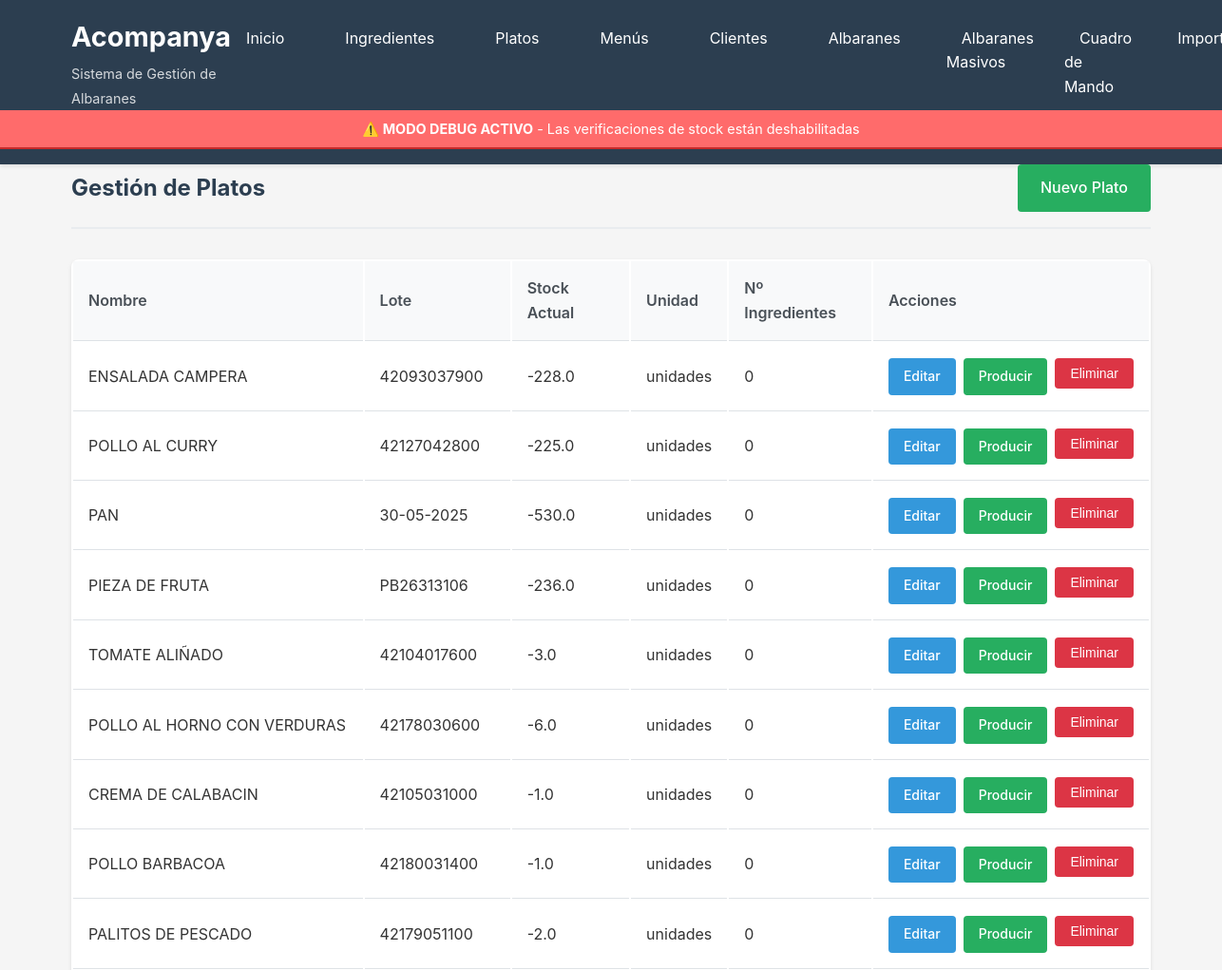
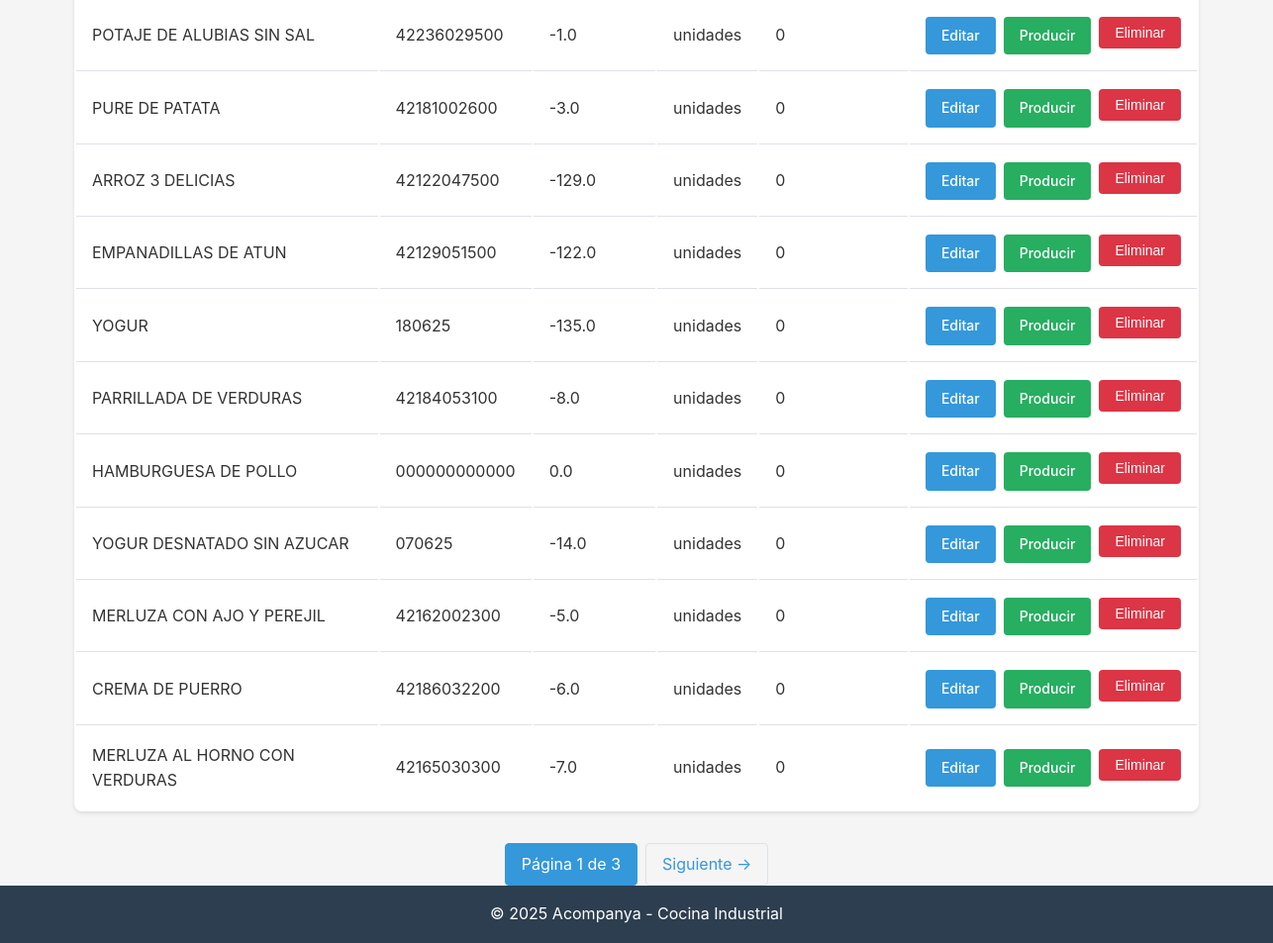
The page /platos/ on the database as committed earlier (2 pictures, top to bottom).
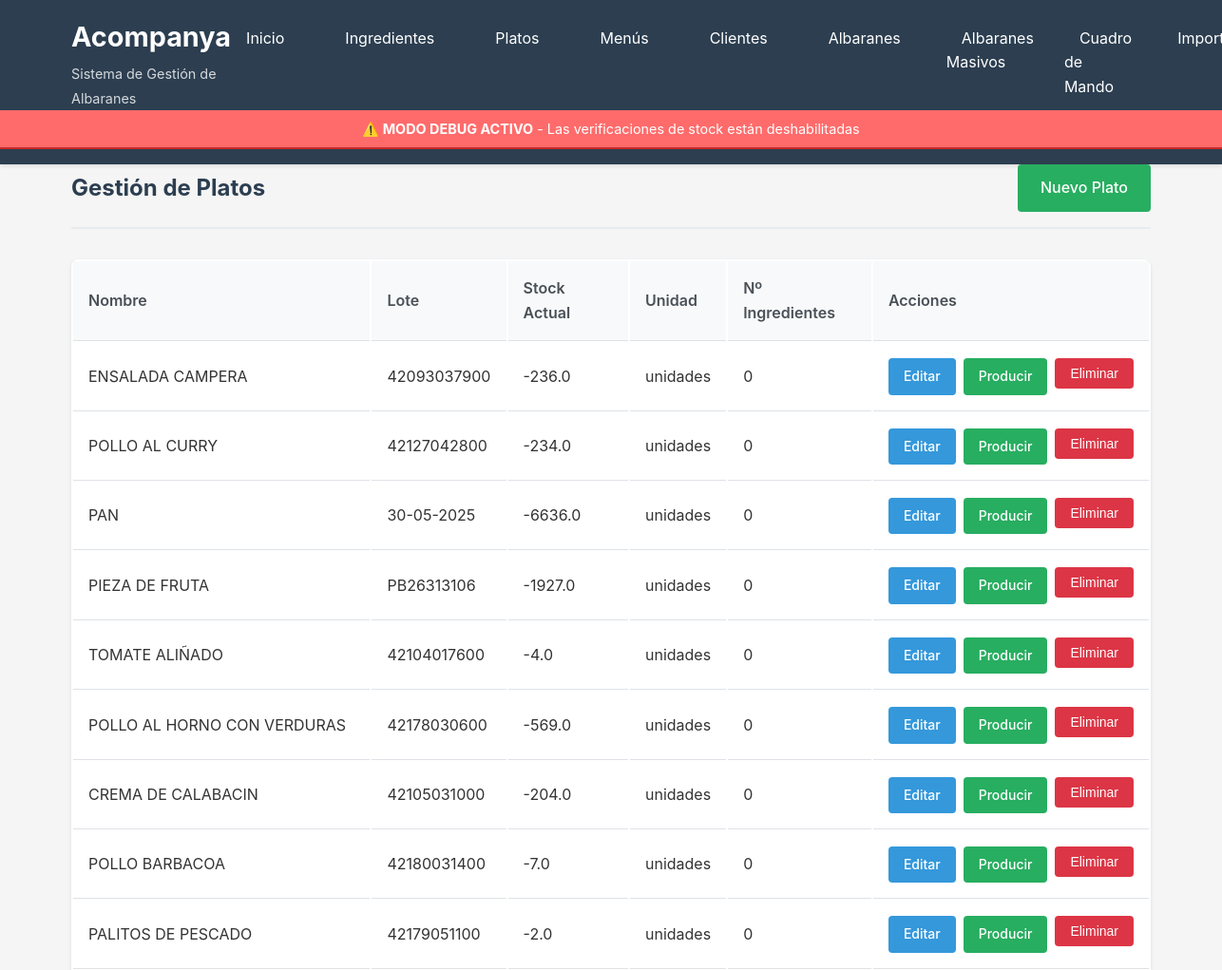
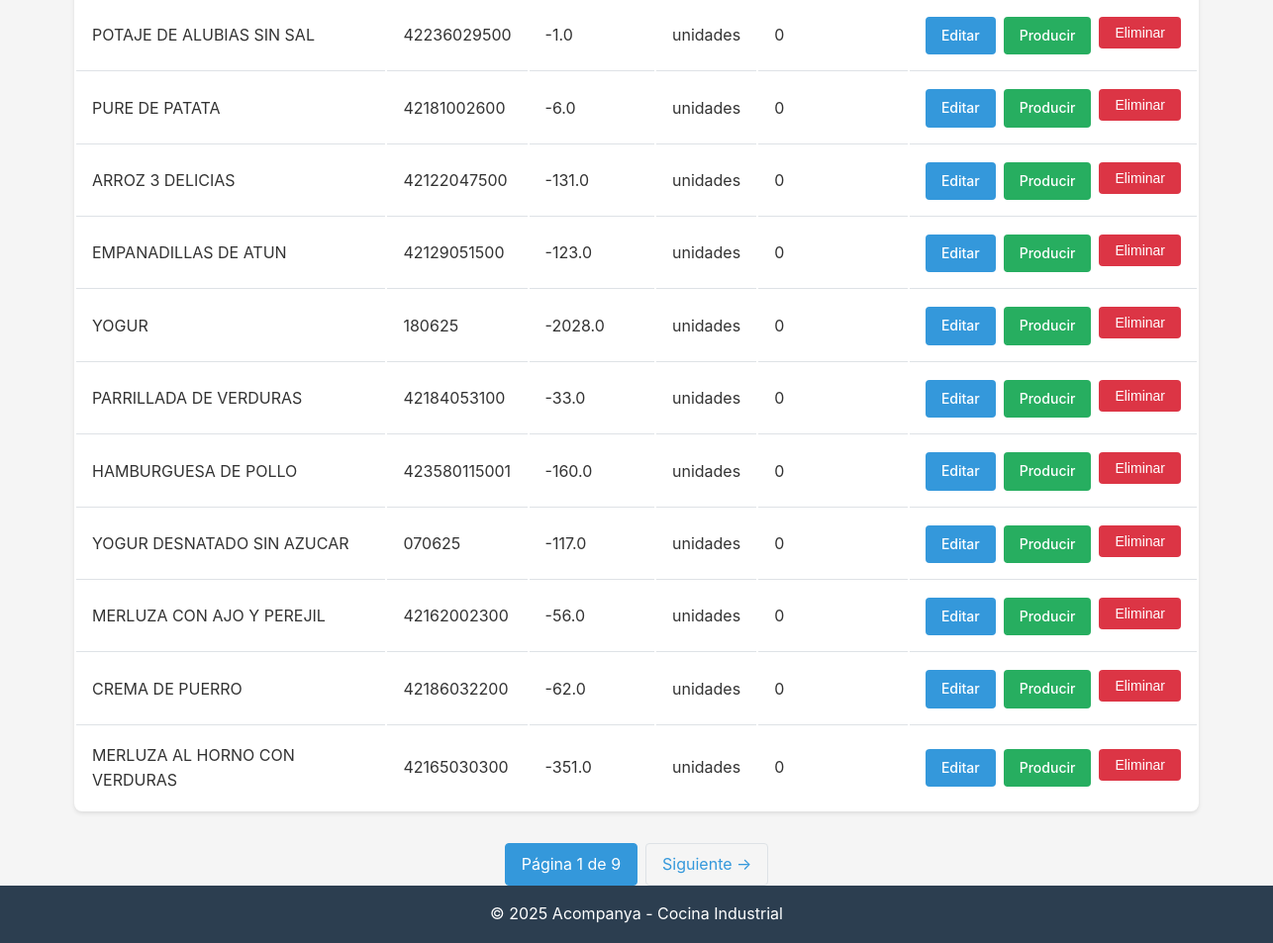
The same page on the database as committed later (2 pictures, top to bottom).
### database/models.py (models this page shows, shortened)
class Plato(db.Model):
    __tablename__ = 'platos'
    id = db.Column(db.Integer, primary_key=True)
    nombre = db.Column(db.String(200), nullable=False)
    lote_propio = db.Column(db.String(100), nullable=True)
    stock_actual = db.Column(db.Float, nullable=False, default=0)
    unidad = db.Column(db.String(50), nullable=False, default='unidades')
    created_at = db.Column(db.DateTime, default=datetime.utcnow)
    updated_at = db.Column(db.DateTime, default=datetime.utcnow, onupdate=datetime.utcnow)
    ingredientes = db.relationship('Ingrediente', secondary=platos_ingredientes, backref='platos')
    movimientos = db.relationship('MovimientoStock',
                                 primaryjoin="and_(MovimientoStock.entidad_tipo=='plato', "
                                           "MovimientoStock.entidad_id==Plato.id)",
                                 foreign_keys='MovimientoStock.entidad_id',
                                 backref='plato_ref',
                                 lazy='dynamic',
                                 overlaps="ingrediente_ref,movimientos")
    detalles_albaran = db.relationship('AlbaranDetalle', backref='plato', lazy='dynamic')

### routes/platos.py (the view)
@platos_bp.route('/')
def listar():
    page = request.args.get('page', 1, type=int)
    platos = Plato.query.paginate(page=page, per_page=20, error_out=False)
    return render_template('platos/listar.html', platos=platos)

### templates/platos/listar.html (shortened to what this page needs)
{% extends "base.html" %}
{% block content %}
<div class="page-header">
    <h2>Gestión de Platos</h2>
    <a href="{{ url_for('platos.nuevo') }}" class="btn btn-success">Nuevo Plato</a>
</div>
<table class="table">
    <thead>
        <tr>
            <th>Nombre</th>
            <th>Lote</th>
            <th>Stock Actual</th>
            <th>Unidad</th>
            <th>Nº Ingredientes</th>
            <th>Acciones</th>
        </tr>
    </thead>
    <tbody>
        {% for plato in platos.items %}
        <tr>
            <td>{{ plato.nombre }}</td>
            <td>{{ plato.lote_propio or '-' }}</td>
            <td>{{ plato.stock_actual }}</td>
            <td>{{ plato.unidad }}</td>
            <td>{{ plato.ingredientes|length }}</td>
            <td>
                <div class="action-group">
                    <a href="{{ url_for('platos.editar', id=plato.id) }}" class="btn btn-sm btn-primary">Editar</a>
                    <a href="{{ url_for('platos.producir', id=plato.id) }}" class="btn btn-sm btn-success">Producir</a>
                    <form action="{{ url_for('platos.eliminar', id=plato.id) }}" method="POST" style="display: inline;" onsubmit="return confirmDelete('¿Eliminar este plato?')">
                        <button type="submit" class="btn btn-sm btn-danger">Eliminar</button>
                    </form>
                </div>
            </td>
        </tr>
        {% endfor %}
    </tbody>
</table>
{% if platos.has_prev or platos.has_next %}
<div class="pagination">
    <span class="active">Página {{ platos.page }} de {{ platos.pages }}</span>
    {% if platos.has_next %}
        <a href="{{ url_for('platos.listar', page=platos.next_num) }}">Siguiente →</a>
    {% endif %}
</div>
{% endif %}
{% endblock %}

### templates/base.html (shortened to what this page needs)
<!DOCTYPE html>
<html lang="es">
<head>
    <link rel="stylesheet" href="{{ url_for('static', filename='css/style.css') }}">
</head>
<body>
    <header>
        <nav class="navbar">
            <div class="nav-brand">
                <h1>Acompanya</h1>
                <span class="subtitle">Sistema de Gestión de Albaranes</span>
            </div>
            <ul class="nav-menu">
                <li><a href="{{ url_for('index') }}">Inicio</a></li>
                <li><a href="{{ url_for('ingredientes.listar') }}">Ingredientes</a></li>
                <li><a href="{{ url_for('platos.listar') }}">Platos</a></li>
                <li><a href="{{ url_for('menus.listar') }}">Menús</a></li>
                <li><a href="{{ url_for('clientes.listar') }}">Clientes</a></li>
                <li><a href="{{ url_for('albaranes.listar') }}">Albaranes</a></li>
                <li><a href="{{ url_for('albaranes_masivos.index') }}">Albaranes Masivos</a></li>
                <li><a href="{{ url_for('cuadro_mando.index') }}">Cuadro de Mando</a></li>
                <li><a href="{{ url_for('importar.index') }}">Importar</a></li>
            </ul>
        </nav>
        {% if config.DEBUG_MODE %}
        <div class="debug-mode-banner">
            <strong>⚠️ MODO DEBUG ACTIVO</strong> - Las verificaciones de stock están deshabilitadas
        </div>
        {% endif %}
    </header>
    <main class="container">
        {% block content %}{% endblock %}
    </main>
    <footer>
        <p>&copy; 2025 Acompanya - Cocina Industrial</p>
    </footer>
</body>
</html>

### static/css/style.css (style rules this page uses)
* { margin: 0; padding: 0; box-sizing: border-box; }
body { font-family: -apple-system, BlinkMacSystemFont, 'Segoe UI', Roboto, 'Helvetica Neue', Arial, sans-serif; line-height: 1.6; color: #333; background-color: #f5f5f5; min-height: 100vh; display: flex; flex-direction: column; }
header { background-color: #2c3e50; color: white; padding: 1rem 0; box-shadow: 0 2px 4px rgba(0,0,0,0.1); }
.debug-mode-banner { background-color: #ff6b6b; color: white; padding: 0.5rem; text-align: center; font-size: 0.9rem; border-bottom: 2px solid #c92a2a; }
.navbar { max-width: 1200px; margin: 0 auto; padding: 0 2rem; display: flex; justify-content: space-between; align-items: center; }
.nav-brand h1 { font-size: 1.8rem; margin-bottom: 0.2rem; }
.nav-brand .subtitle { font-size: 0.9rem; opacity: 0.8; }
.nav-menu { display: flex; list-style: none; gap: 2rem; }
.nav-menu a { color: white; text-decoration: none; padding: 0.5rem 1rem; border-radius: 4px; transition: background-color 0.3s; }
main { flex: 1; padding: 2rem 0; }
.container { max-width: 1200px; margin: 0 auto; padding: 0 2rem; }
.btn { display: inline-block; padding: 0.75rem 1.5rem; text-decoration: none; border-radius: 4px; font-weight: 500; transition: all 0.3s; border: none; cursor: pointer; text-align: center; }
.btn-primary { background-color: #3498db; color: white; }
.btn-success { background-color: #27ae60; color: white; }
.btn-danger { background-color: #dc3545; color: white; }
.btn-sm { padding: 0.5rem 1rem; font-size: 0.875rem; }
.table { width: 100%; background: white; border-radius: 8px; overflow: hidden; box-shadow: 0 2px 4px rgba(0,0,0,0.1); }
.table th, .table td { padding: 1rem; text-align: left; border-bottom: 1px solid #dee2e6; }
.table th { background-color: #f8f9fa; font-weight: 600; color: #495057; }
.table tbody tr:last-child td { border-bottom: none; }
.page-header { display: flex; justify-content: space-between; align-items: center; margin-bottom: 2rem; padding-bottom: 1rem; border-bottom: 2px solid #e9ecef; }
.page-header h2 { color: #2c3e50; }
.action-group { display: flex; gap: 0.5rem; }
footer { background-color: #2c3e50; color: white; text-align: center; padding: 1rem 0; margin-top: auto; }
.pagination { display: flex; justify-content: center; margin-top: 2rem; gap: 0.5rem; }
.pagination a, .pagination span { padding: 0.5rem 1rem; text-decoration: none; border: 1px solid #dee2e6; color: #3498db; border-radius: 4px; }
.pagination .active { background-color: #3498db; color: white; border-color: #3498db; }

Rows that differ between the two databases and show on the page:
changed Plato "ENSALADA CAMPERA": stock_actual "-228.0" → "-236.0"
changed Plato "POLLO AL CURRY": stock_actual "-225.0" → "-234.0"
changed Plato "PAN": stock_actual "-530.0" → "-6636.0"
changed Plato "PIEZA DE FRUTA": stock_actual "-236.0" → "-1927.0"
changed Plato "TOMATE ALIÑADO": stock_actual "-3.0" → "-4.0"
changed Plato "POLLO AL HORNO CON VERDURAS": stock_actual "-6.0" → "-569.0"
changed Plato "CREMA DE CALABACIN": stock_actual "-1.0" → "-204.0"
changed Plato "POLLO BARBACOA": stock_actual "-1.0" → "-7.0"
changed Plato "PURE DE PATATA": stock_actual "-3.0" → "-6.0"
changed Plato "ARROZ 3 DELICIAS": stock_actual "-129.0" → "-131.0"
changed Plato "EMPANADILLAS DE ATUN": stock_actual "-122.0" → "-123.0"
changed Plato "YOGUR": stock_actual "-135.0" → "-2028.0"
changed Plato "PARRILLADA DE VERDURAS": stock_actual "-8.0" → "-33.0"
changed Plato "HAMBURGUESA DE POLLO": lote_propio "000000000000" → "423580115001"; stock_actual "0.0" → "-160.0"
changed Plato "YOGUR DESNATADO SIN AZUCAR": stock_actual "-14.0" → "-117.0"
changed Plato "MERLUZA CON AJO Y PEREJIL": stock_actual "-5.0" → "-56.0"
changed Plato "CREMA DE PUERRO": stock_actual "-6.0" → "-62.0"
changed Plato "MERLUZA AL HORNO CON VERDURAS": stock_actual "-7.0" → "-351.0"
Other text that changed with them:
{{ platos.pages }}: "3" → "9"
